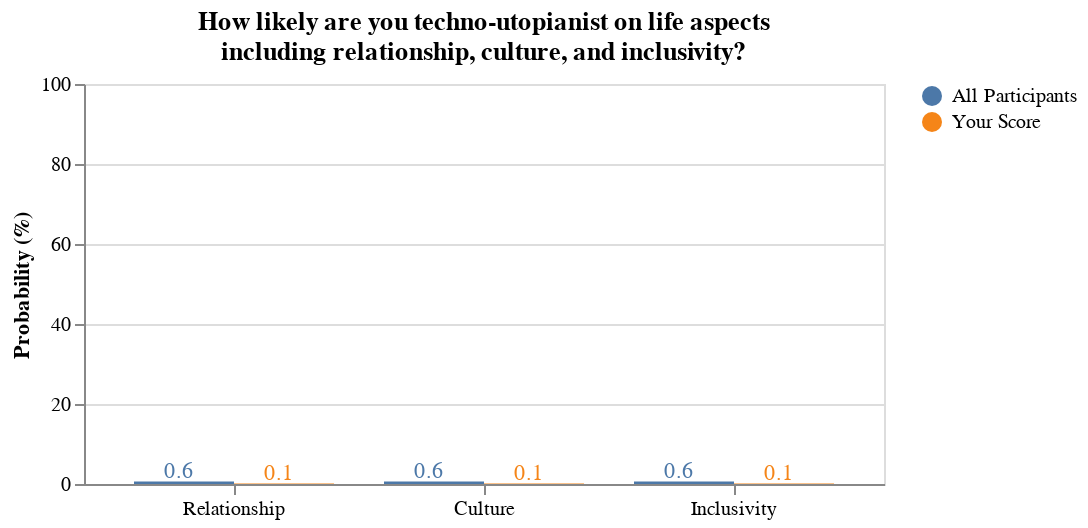

Here is the Vega-Lite specification saved for this chart:
### Vega-Lite specification from a JSON file in a GitHub repository (floating-point values rounded to 4 significant figures)
{"$schema": "https://vega.github.io/schema/vega-lite/v5.json", "title": ["How likely are you techno-utopianist on life aspects", "including relationship, culture, and inclusivity?"], "width": 400, "height": 200, "padding": 5, "data": {"values": [{"category": "Relationship", "group": "Your Score", "value": 0.1}, {"category": "Relationship", "group": "All Participants", "value": 0.6}, {"category": "Culture", "group": "Your Score", "value": 0.1}, {"category": "Culture", "group": "All Participants", "value": 0.6}, {"category": "Inclusivity", "group": "Your Score", "value": 0.1}, {"category": "Inclusivity", "group": "All Participants", "value": 0.6}]}, "encoding": {"x": {"field": "category", "scale": {"domain": ["Relationship", "Culture", "Inclusivity"]}, "axis": {"labelAngle": 0, "title": null}}, "y": {"field": "value", "type": "quantitative", "axis": {"title": "Probability (%)"}, "scale": {"domain": [0, 100]}}, "text": {"field": "value", "type": "quantitative"}, "xOffset": {"field": "group"}, "color": {"field": "group", "legend": {"title": null}}}, "layer": [{"mark": "bar"}, {"mark": {"type": "text", "align": "left", "baseline": "middle", "dy": -5, "dx": -10}, "encoding": {"text": {"field": "value", "type": "quantitative"}}}]}
